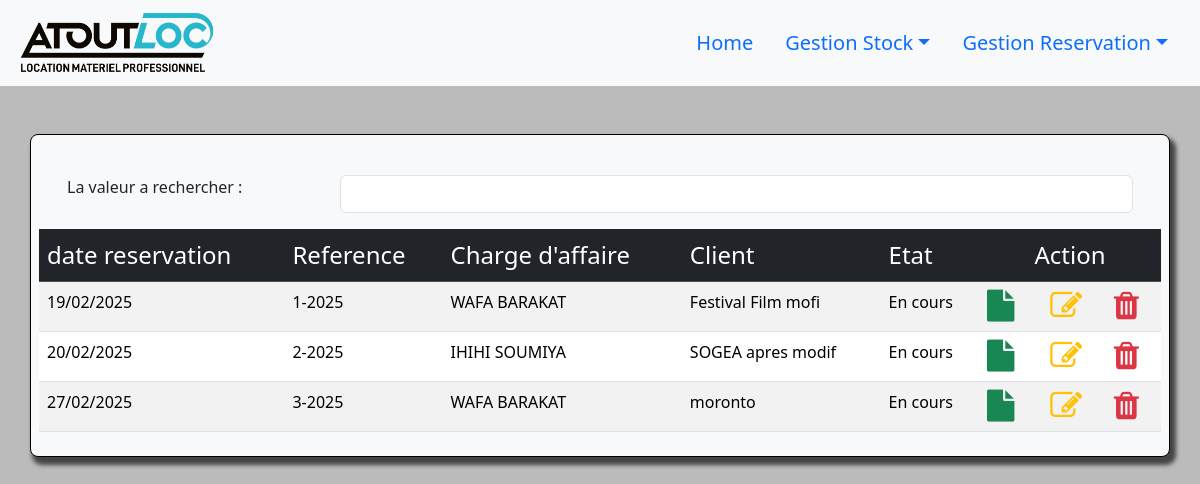
The app's page /reservations/ (signed in), older data.
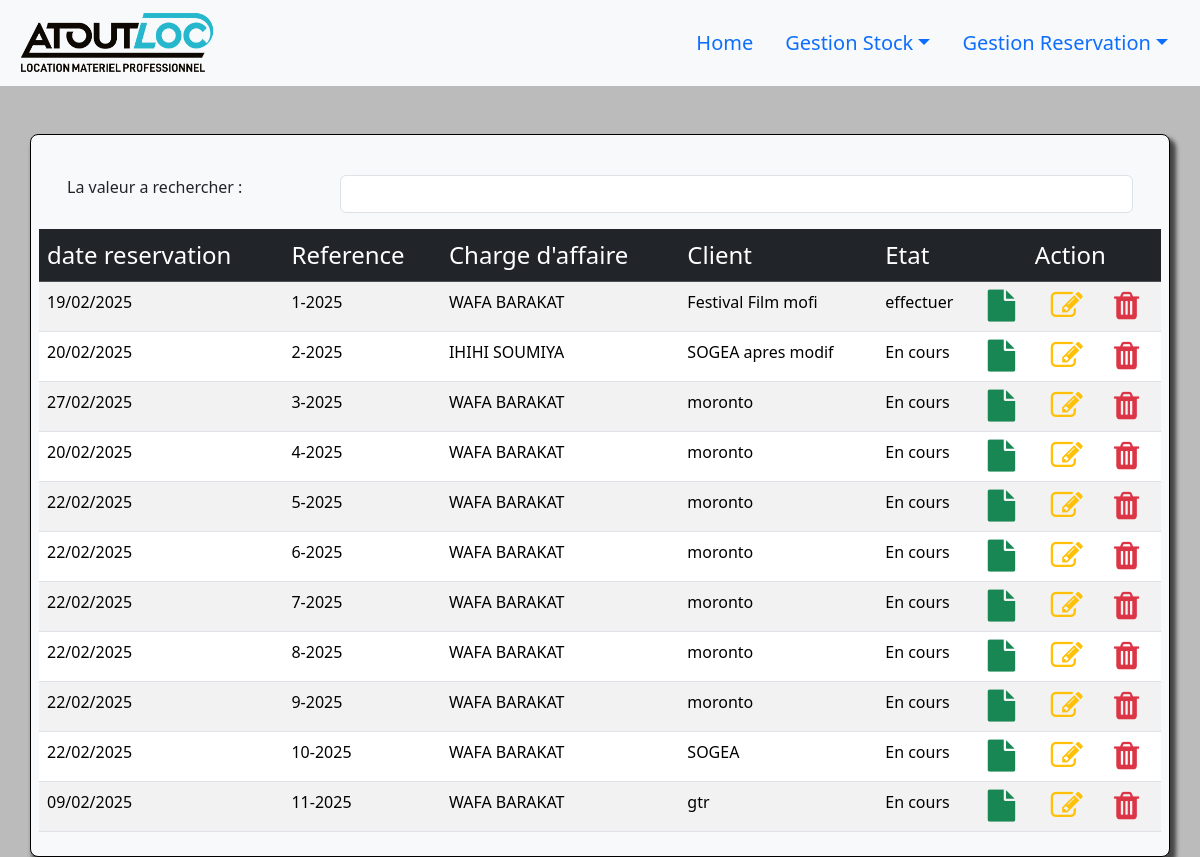
The same page, newer data.
### inventaire/models.py (models this page shows, shortened)
class Reservation(models.Model):
    refReservation=models.CharField(max_length=20,primary_key=True, )
    chargerAffaire=models.CharField(max_length=20)
    dateReservation=models.DateField(default=timezone.now())
    client=models.CharField(max_length=50)
    etat=models.CharField(max_length=20)
    created_at=models.DateTimeField(auto_now_add=True)

### inventaire/views.py (the view)
# urls.py: path('reservations/',reservations,name='reservations'),
@login_required
def reservations(request):
    data=Reservation.objects.all()
    if request.method=='POST':
        data=Reservation.objects.all()
    return render(request,'inventaire/reservations.html',{
        'title':'Reservations',
        'data':data,
    })

### inventaire/templates/inventaire/reservations.html (shortened to what this page needs)
{% extends 'base.html' %}
{% block content %}
<div class=" borderShadaw p-2 bg-light mr-5 mt-5">
    <div class="row m-3">
        <div class="col-md-3"><label for="search">La valeur a rechercher :</label></div>
        <div class="col-md-9"> <input id="search" type="text" class="form-control"></div>
    </div>
    <table   class="table table-striped">
        <thead class="table-dark  fs-4 fs-bold ">
            <tr>
                <td>date reservation</td>
                <td>Reference</td>
                <td>Charge d'affaire</td>
                <td>Client</td>
                <td>Etat</td>
                <td class='text-center'>Action</td>
            </tr>
        </thead>
        <tbody id='table-body'>
            {% for dt in data %}
             <tr>
                <td>{{dt.dateReservation|date:'d/m/Y'}}</td>
                <td>{{dt.refReservation}}</td>
                <td>{{dt.chargerAffaire}}</td>
                <td>{{dt.client}}</td>
                <td>{{dt.etat}}</td>
                <td>
                    <div class="row justify-content-between">
                        <a class="col-md-4" href="{% url 'detailReservation' dt.refReservation %}">
                            <i class="fa fa-file  fa-2x text-success "></i>
                        </a>
                        <a class="col-md-4" href="{% url 'editReservation' dt.refReservation %}">
                            <i class='fa fa-edit  fa-2x  text-warning '></i>
                        </a>
                        <a class="col-md-4" href="{% url 'deleteReservation' dt.refReservation %}">
                            <i class='fa fa-trash fa-2x  text-danger '></i>
                        </a>
                    </div>
                </td>
             </tr>
            {% endfor %}
        </tbody>
    </table>
</div>
{% endblock content %}

### inventaire/templates/base.html (shortened to what this page needs)
<!DOCTYPE html>
{% load static %}
<html lang="en">
<head>
    <link rel="stylesheet" href="{% static 'css/bootstrap.css'%}">
    <link rel="stylesheet" href="{% static 'css/font-awesome.min.css'%}">
    <link rel="stylesheet" href="{% static 'css/style.css'%}">
</head>
<body>
    <nav class="navbar navbar-brand bg-light px-3 w-100 sticky-top ">
      <a class="navbar-brand" href="{% url 'home'%}">
        <img src="{% static 'images/ATOUT.png'%}" class="img-fluid" width="200px" height="100px">
      </a>
      <ul class="nav nav-pills">
        <li class="nav-item">
          <a class="nav-link" href="{% url 'home' %}">Home</a>
        </li>
        <li class="nav-item dropdown">
          <a class="nav-link dropdown-toggle" data-bs-toggle="dropdown" href="#" role="button" aria-expanded="false">Gestion Stock</a>
        </li>
        <li class="nav-item dropdown">
          <a class="nav-link dropdown-toggle" data-bs-toggle="dropdown" href="#" role="button" aria-expanded="false">Gestion Reservation</a>
        </li>
      </ul>
    </nav>
    <div class="w-90">
      {% block content %}
      {% endblock content %}
    </div>
</body>
</html>

### inventaire/static/css/style.css (style rules this page uses)
* { margin: 0; padding: 0; box-sizing: border-box; }
.w-90 { width: 95%; margin:auto; }
body { height: 100vh; background:#BBB }
.borderShadaw { border-radius: 8px; border: 1px solid black; box-shadow: 4px 6px 4px 2px rgb(19, 18, 18,0.7); padding:15px 0; }

Row changes from the older to the newer data that the page shows:
changed Reservation "Festival Film mofi": etat "En cours" → "effectuer"
added Reservation: dateReservation "20/02/2025", refReservation "4-2025", chargerAffaire "WAFA BARAKAT", client "moronto", etat "En cours"
added Reservation: dateReservation "22/02/2025", refReservation "5-2025", chargerAffaire "WAFA BARAKAT", client "moronto", etat "En cours"
added Reservation: dateReservation "22/02/2025", refReservation "6-2025", chargerAffaire "WAFA BARAKAT", client "moronto", etat "En cours"
added Reservation: dateReservation "22/02/2025", refReservation "7-2025", chargerAffaire "WAFA BARAKAT", client "moronto", etat "En cours"
added Reservation: dateReservation "22/02/2025", refReservation "8-2025", chargerAffaire "WAFA BARAKAT", client "moronto", etat "En cours"
added Reservation: dateReservation "22/02/2025", refReservation "9-2025", chargerAffaire "WAFA BARAKAT", client "moronto", etat "En cours"
added Reservation: dateReservation "22/02/2025", refReservation "10-2025", chargerAffaire "WAFA BARAKAT", client "SOGEA", etat "En cours"
added Reservation: dateReservation "09/02/2025", refReservation "11-2025", chargerAffaire "WAFA BARAKAT", client "gtr", etat "En cours"
